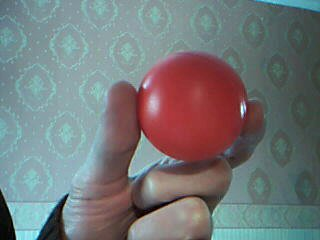
#> input picture Cvičení 3/cv03_red_object.jpg, 320 x 240 px
$ python main.py
#> lines starting #> are read from the running program, lines starting #| are printed output that depends on the picture; after the words box and inside, x2 and y2 are one past the last pixel; in counts of white or black regions, pixels touching at a corner belong together
import struct
from pathlib import Path
import cv2
import numpy as np
import math
from tabulate import tabulate
import matplotlib.pyplot as plt

def imread(path: Path):
    if not path.exists():
        return None

    with open(path, "rb") as f:
        bm = f.read(2)
        if bm != b'BM':
            raise Exception("BM")

        # Velikost souboru v bajtech
        size = struct.unpack('i', f.read(4))[0]
        # Rezerovavné bajty
        reserved = struct.unpack('i', f.read(4))[0]
        # Počet bajtů v hlavičce
        bytes_in_header = struct.unpack('i', f.read(4))[0]
        # Nějaký random bajty - nemaj žádnou funkci afaik
        _ = struct.unpack('i', f.read(4))[0]
        # Šířka obrázku v px
        width = struct.unpack('i', f.read(4))[0]
        # Výška obrázku v px
        height = struct.unpack('i', f.read(4))[0]
        # Počet ploch v obraze
        surfaces = struct.unpack("H", f.read(2))[0]
        # Počet bitů na pixel
        bits_per_pixel = struct.unpack("H", f.read(2))[0]
        # Typ komprese
        compression = struct.unpack('i', f.read(4))[0]
        # Velikost dat v bajtech
        data_size = struct.unpack('i', f.read(4))[0]
        # Horizontální počet pixelů na metr
        horizontal_pixels_per_meter = struct.unpack('i', f.read(4))[0]
        # Vertikální počet pixelů na metr
        vertical_pixels_per_meter = struct.unpack('i', f.read(4))[0]
        # Počet barev (pokud jsou definované)
        no_of_colors = struct.unpack('i', f.read(4))[0]
        # Počet důležitých barev (pokud jsou definované)
        no_of_important_colors = struct.unpack('i', f.read(4))[0]
        # Velikost jednoho řádku tak, aby byl dělitelný 4
        row_size = math.ceil(bits_per_pixel * width / 32) * 4
        # Převod z bitů na bajty (na pixel)
        bytes_per_pixel = int(bits_per_pixel / 8)
        # Inicializace obrazových dat
        image_data = np.ndarray((width, height, bytes_per_pixel), dtype="uint8")

        for row in image_data:
            col_index = 0
            for column in row:
                for channel in range(bytes_per_pixel):
                    column[channel] = struct.unpack('B', f.read(1))[0]
                    col_index += 1

            # Každý řádek dat musí být dělitelný 4
            # Tudíž občas tam jsou vyplňující nuly
            # Tyhle potřebujeme přeskočit
            f.seek(abs(row_size - col_index), 1)

        return {
            "size": size,
            "header": {
                "name": path.name,
                "size": bytes_in_header,
                "width": width,
                "height": height,
                "surfaces": surfaces,
                "compression": compression,
                "bits per pixel": bits_per_pixel,
                "resolution": {
                    "horizontal": horizontal_pixels_per_meter,
                    "vertical": vertical_pixels_per_meter
                }
            },
            "data": {
                "size": data_size,
                "content": image_data
            }
        }

if __name__ == "__main__":
    color_spaces = {
        "RGB2GRAY": cv2.COLOR_RGB2GRAY,
        "RGB2HSV": cv2.COLOR_RGB2HSV,
        "BGR2YCR_CB": cv2.COLOR_BGR2YCR_CB
    }

    img = imread(Path("./cv03_objekty1.bmp"))

    # Vytištění informací o souboru do konzole
    print(
        tabulate(
            img.get("header").items(),
            tablefmt="rounded_outline"
        )
    )

    data = cv2.cvtColor(img["data"]["content"], cv2.COLOR_BGR2RGB)
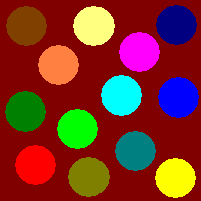
#> data: shape (201, 201, 3); mean R, G, B 123.7, 50, 38.1
    data = cv2.flip(data, 0)
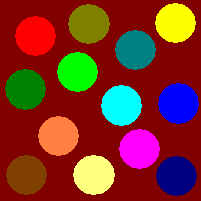
#> data: shape (201, 201, 3); mean R, G, B 123.7, 50, 38.1

    # Okno s RGB a Šedým obrázkem
    plt.figure("RGB a Šedotón")
    plt.subplot(1, 2, 1)
    plt.title("RGB")
    plt.imshow(data)

    plt.subplot(1, 2, 2)
    plt.imshow(cv2.cvtColor(data, cv2.COLOR_RGB2GRAY), cmap="gray")
    plt.title("Gray")

    # RGB a HSV
    plt.figure("RGB a HSV")
    h, s, v = cv2.split(cv2.cvtColor(data, cv2.COLOR_RGB2HSV))
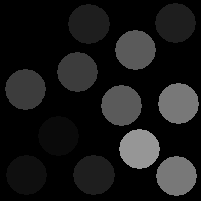
#> h: shape (201, 201); min 0, max 150, mean 25.2
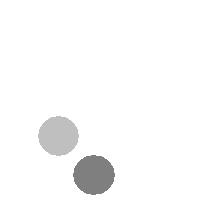
#> s: shape (201, 201); min 127, max 255, mean 248.9
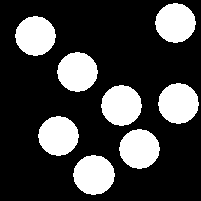
#> v: shape (201, 201); values 128 (black) and 255 (white), 25% white; 8 white regions, largest, box (x1, y1, x2, y2) and area: (158, 83, 199, 124) 1287, (101, 85, 142, 126) 1287, (73, 155, 115, 195) 1286

    plt.subplot(2, 2, 1)
    plt.imshow(data)
    plt.colorbar()
    plt.subplot(2, 2, 2)
    plt.imshow(h, cmap="jet")
    plt.title("H")
    plt.colorbar()
    plt.subplot(2, 2, 3)
    plt.imshow(s, cmap="jet")
    plt.title("S")
    plt.colorbar()
    plt.subplot(2, 2, 4)
    plt.imshow(v, cmap="jet")
    plt.title("V")
    plt.colorbar()

    #BGR na YCR_CB
    plt.figure("COLOR_BGR2YCR_CB")
    ycr = cv2.cvtColor(cv2.flip(img["data"]["content"], 0).copy(), cv2.COLOR_BGR2YCR_CB)
#> ycr: shape (201, 201, 3); mean of channels 0, 1, 2 70.5, 165.8, 109.9
    plt.subplot(2, 2, 1)
    plt.imshow(data, cmap="jet")
    plt.colorbar()
    plt.subplot(2, 2, 2)
    plt.imshow(ycr[:,:,0], cmap="gray")
    plt.title("Y")
    plt.colorbar()
    plt.subplot(2, 2, 3)
    plt.imshow(ycr[:,:,2], cmap="jet")
    plt.title("Cb")
    plt.colorbar()
    plt.subplot(2, 2, 4)
    plt.title("Cr")
    plt.imshow(ycr[:,:,1], cmap="jet")
    plt.colorbar()

    plt.figure("cv03_red_object.jpg")
    ball = cv2.cvtColor(cv2.imread("./cv03_red_object.jpg"), cv2.COLOR_BGR2RGB)
    ball2 = ball.copy()
    plt.subplot(1, 2, 1)
    plt.imshow(ball)

    rows,cols,_ = ball.shape
#> rows = 240; cols = 320

    # Thresholding podle zadání
    for i in range(rows):
        for j in range(cols):
            r, g, b = ball[i,j].tolist()

            try:
                thresh = r / (r + g + b)
                if thresh < 0.5:
                    ball2[i, j] = [255, 255, 255]
            except:
                continue
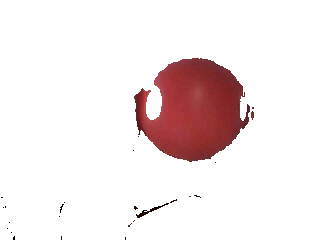
#> ball2: shape (240, 320, 3); mean R, G, B 242.7, 232.6, 232.9

    plt.subplot(1, 2, 1)
    plt.imshow(ball)

    plt.subplot(1, 2, 2)
    plt.imshow(ball2)

    plt.show()
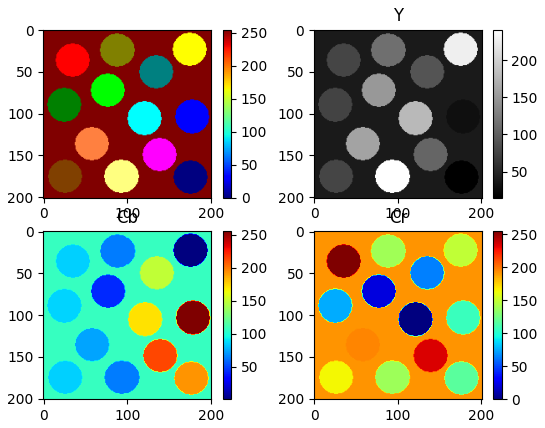
#> figure drawn by matplotlib, 8 panels
    # [5 lines of commented-out code are left out]
    cv2.waitKey(0)
